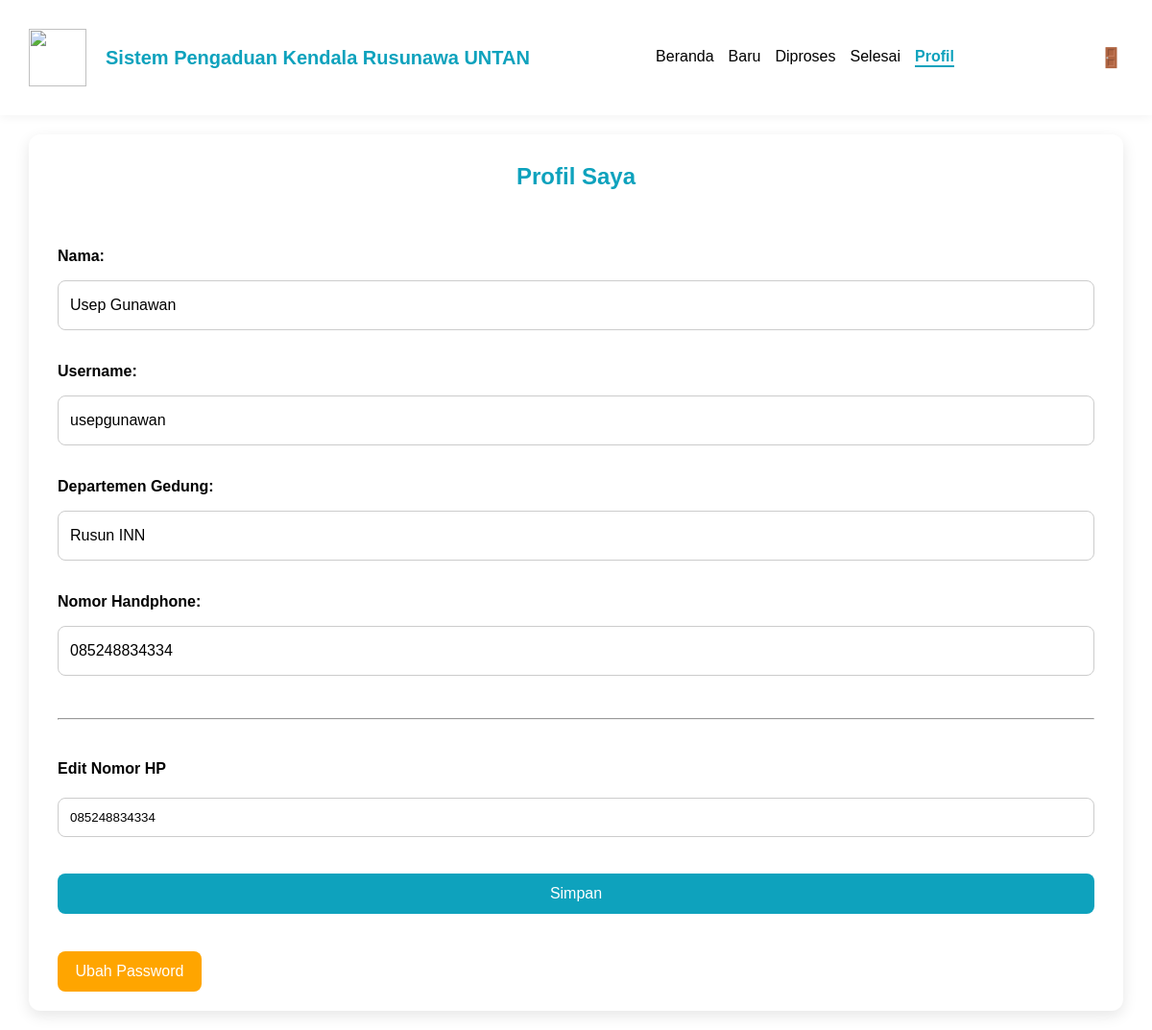
/teknisi/profil.php (signed in), run on the app's committed database.
### tables this page shows
CREATE TABLE `teknisi` (
  `id_teknisi` int(11) NOT NULL,
  `nama_teknisi` varchar(100) NOT NULL,
  `username` varchar(20) NOT NULL,
  `password` varchar(255) NOT NULL,
  `departemen_gedung` enum('Rusunawa Putri','Rusunawa Putra','Rusun INN') NOT NULL,
  `nomor_hp` varchar(15) NOT NULL,
  `created_at` datetime DEFAULT current_timestamp()
);

### teknisi/profil.php (the view, shortened to what this page needs)
<?php
include '../config/koneksi.php';
include '../shared/navbar.php';
$id = $_SESSION['id'];
$stmt = mysqli_prepare($koneksi, "SELECT * FROM teknisi WHERE id_teknisi = ?");
mysqli_stmt_bind_param($stmt, "i", $id);
mysqli_stmt_execute($stmt);
$result = mysqli_stmt_get_result($stmt);
$data = mysqli_fetch_assoc($result);
?>
<!DOCTYPE html>
<html>
<head>
</head>
<body>
    <div class="konten">
        <h2 id="judul-h2">Profil Saya</h2>
        <p><strong>Nama:</strong></p>
        <div class="info">
            <p><?= $data['nama_teknisi'] ?></p>
        </div><br>
        <p><strong>Username:</strong></p>
        <div class="info">
            <p><?= $data['username'] ?></p>
        </div><br>
        <p><strong>Departemen Gedung:</strong></p>
        <div class="info">
            <p><?= $data['departemen_gedung'] ?></p>
        </div><br>
        <p><strong>Nomor Handphone:</strong></p>
        <div class="info">
            <p><?= $data['nomor_hp'] ?></p>
        </div>
        <br><br>
        <hr><br>
        <p><strong>Edit Nomor HP</strong></p>
        <form method="POST">
            <input type="text" name="nomor_hp" value="<?= $data['nomor_hp'] ?>" required>
            <br><br>
            <button type="submit" name="update_hp">Simpan</button>
        </form><br>
        <a href="ubah_password.php">
            <button class="password">Ubah Password</button>
        </a>
    </div>
</body>
</html>

### assets/css/style.css (style rules this page uses)
body { margin: 0; font-family: Arial, sans-serif; }
input, button, textarea { width: 100%; padding: 12px; margin-top: 5px; margin-bottom: 15px; border-radius: 8px; box-sizing: border-box; }
input { border: 1px solid #ccc; }
button { background: #0EA2BD; margin-bottom: 0px; color: white; border: none; cursor: pointer; font-size: 16px; }
.konten { background: white; margin: 20px 320px; padding: 30px; border-radius: 12px; box-shadow: 0 5px 15px rgba(0, 0, 0, 0.1); }
#judul-h2 { text-align: center; margin-top: 10px; margin-bottom: 60px; color: #0EA2BD; }
.info { width: 100%; padding: 0px 12px; border: 1px solid #ccc; border-radius: 8px; box-sizing: border-box; }
.password { width: 150px; background-color: orange; }
.konten a { color: #0EA2BD; text-decoration: none; }
@media (max-width: 1300px) { .konten { margin: 20px 30px; } }
@media (max-width: 1300px) { .konten { padding: 20px 30px; } }

### data on the page
teknisi: nama_teknisi "Usep Gunawan", username "usepgunawan", departemen_gedung "Rusun INN", nomor_hp "085248834334"
